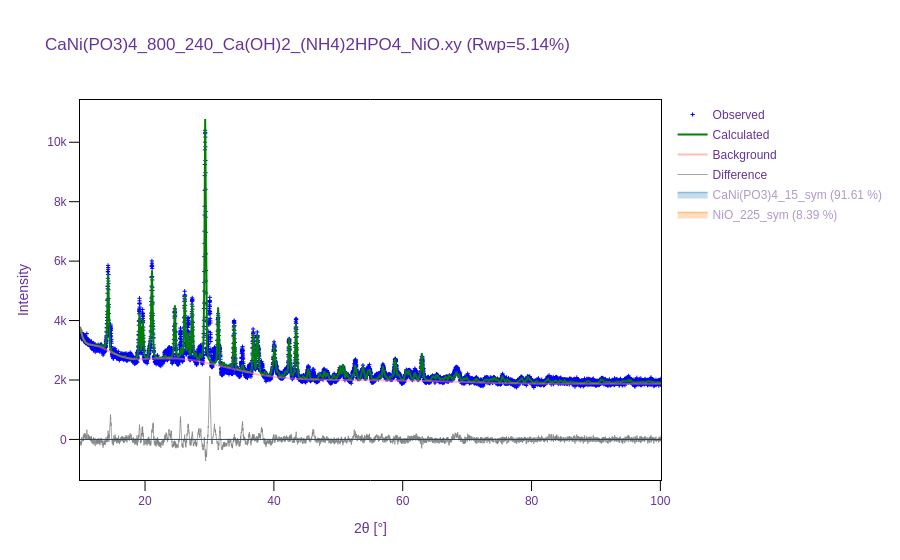

Notebook source saved alongside this figure:
### Code cell
refinement.visualize()

### Figure 1 — Plotly figure (JSON) as saved in the notebook; plotly's stock layout.template omitted (floating-point values rounded to 4 significant figures; data arrays with more than 128 entries replaced by an {"elided": "..."} marker saying what was removed)
{"data": [{"marker": {"color": "blue", "size": 3, "symbol": "cross-thin-open"}, "mode": "markers", "name": "Observed", "type": "scatter", "x": {"elided": "8301 float values"}, "y": {"elided": "8301 int values"}}, {"line": {"color": "green", "width": 2}, "mode": "lines", "name": "Calculated", "type": "scatter", "x": {"elided": "8301 float values"}, "y": {"elided": "8301 float values"}}, {"line": {"color": "#FF7F7F", "width": 2}, "mode": "lines", "name": "Background", "opacity": 0.5, "type": "scatter", "x": {"elided": "8301 float values"}, "y": {"elided": "8301 float values"}}, {"hoverinfo": "skip", "line": {"color": "#808080", "width": 1}, "mode": "lines", "name": "Difference", "opacity": 0.7, "type": "scatter", "x": {"elided": "8301 float values"}, "y": {"elided": "8301 float values"}}, {"hoverinfo": "none", "legendgroup": "CaNi(PO3)4_15_sym", "line": {"color": "#1f77b4", "width": 0}, "mode": "lines", "showlegend": false, "type": "scatter", "x": {"elided": "8301 float values"}, "y": {"elided": "8301 float values"}}, {"fill": "tonexty", "legendgroup": "CaNi(PO3)4_15_sym", "line": {"color": "#1f77b4", "width": 1.5}, "mode": "lines", "name": "CaNi(PO3)4_15_sym (91.61 %)", "type": "scatter", "visible": "legendonly", "x": {"elided": "8301 float values"}, "y": {"elided": "8301 float values"}}, {"hovertemplate": "%{text}", "legendgroup": "CaNi(PO3)4_15_sym", "marker": {"color": "#1f77b4", "size": 5, "symbol": 142}, "mode": "markers", "name": "CaNi(PO3)4_15_sym (91.61 %)", "showlegend": false, "text": {"elided": "480 str values"}, "type": "scatter", "visible": "legendonly", "x": {"elided": "480 float values"}, "y": {"elided": "480 float values"}}, {"hoverinfo": "none", "legendgroup": "NiO_225_sym", "line": {"color": "#ff7f0e", "width": 0}, "mode": "lines", "showlegend": false, "type": "scatter", "x": {"elided": "8301 float values"}, "y": {"elided": "8301 float values"}}, {"fill": "tonexty", "legendgroup": "NiO_225_sym", "line": {"color": "#ff7f0e", "width": 1.5}, "mode": "lines", "name": "NiO_225_sym (8.39 %)", "type": "scatter", "visible": "legendonly", "x": {"elided": "8301 float values"}, "y": {"elided": "8301 float values"}}, {"hovertemplate": "%{text}", "legendgroup": "NiO_225_sym", "marker": {"color": "#ff7f0e", "size": 5, "symbol": 142}, "mode": "markers", "name": "NiO_225_sym (8.39 %)", "showlegend": false, "text": ["37.42, 369.79", "43.43, 565.41", "62.97, 274.98", "75.46, 97.40", "79.44, 71.76", "95.02, 29.45"], "type": "scatter", "visible": "legendonly", "x": [37.42, 43.43, 62.97, 75.46, 79.44, 95.02], "y": [-3324.0, -3324.0, -3324.0, -3324.0, -3324.0, -3324.0]}], "layout": {"autosize": true, "font": {"color": "RebeccaPurple", "family": "Arial, sans-serif"}, "legend": {"title": {"text": ""}, "tracegroupgap": 1}, "plot_bgcolor": "white", "shapes": [{"line": {"width": 1}, "type": "line", "x0": 0, "x1": 1, "xref": "x domain", "y0": 0, "y1": 0, "yref": "y"}], "title": {"text": "CaNi(PO3)4_800_240_Ca(OH)2_(NH4)2HPO4_NiO.xy (Rwp=5.14%)"}, "xaxis": {"linecolor": "black", "linewidth": 1, "mirror": true, "range": [9.903, 100.1], "showline": true, "tickcolor": "black", "ticklen": 10, "ticks": "outside", "tickwidth": 1, "title": {"text": "2θ [°]"}}, "yaxis": {"linecolor": "black", "linewidth": 1, "mirror": true, "showline": true, "tickcolor": "black", "ticklen": 10, "ticks": "outside", "tickwidth": 1, "title": {"text": "Intensity"}}}}
